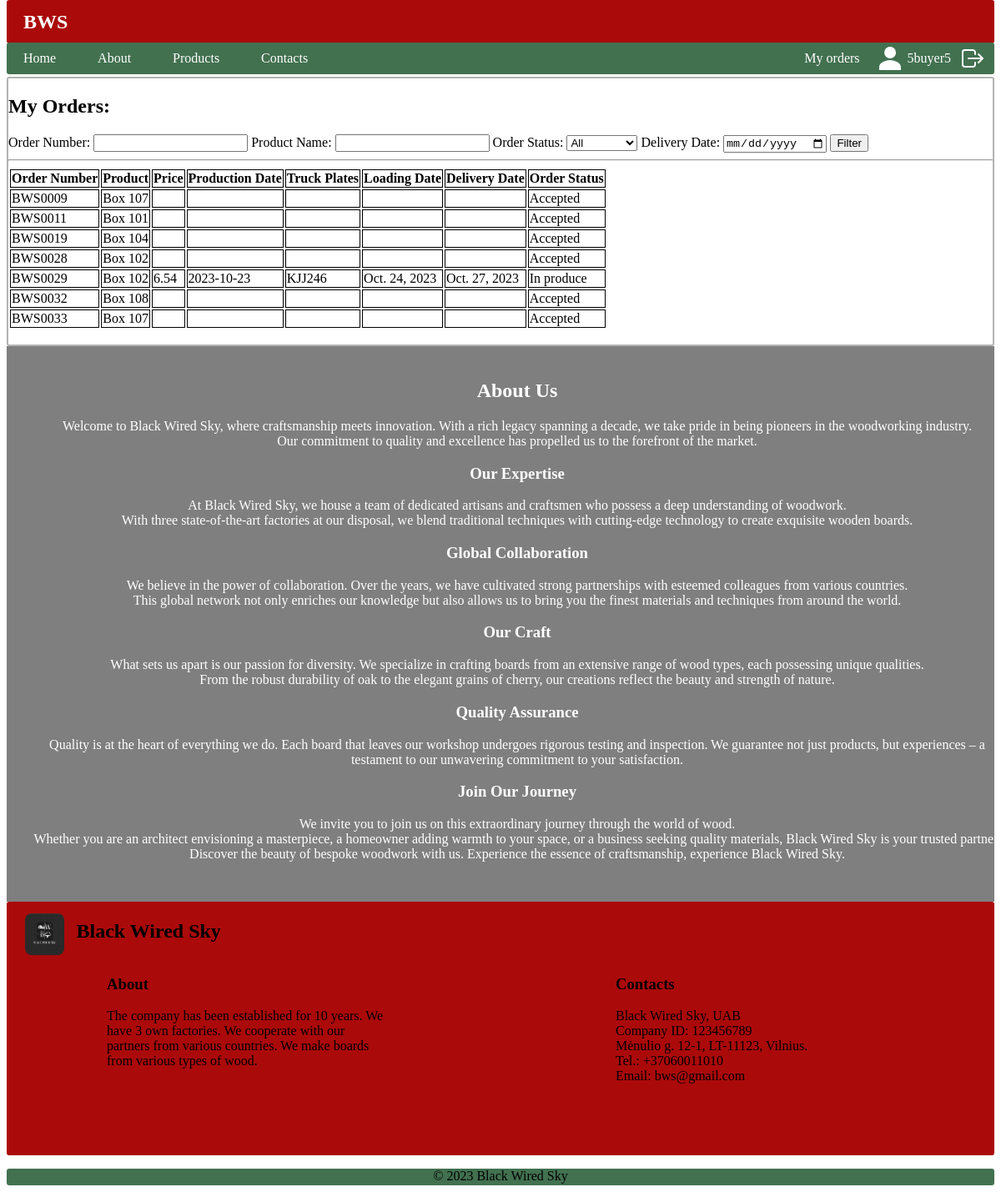
Page /bws/user_orders/ (signed in) on the committed database.
### bws/models.py (models this page shows, shortened)
class Order(models.Model):
    order_nr = models.CharField(verbose_name='Order Number', max_length=20, unique=True, blank=True, editable=False)
    creating_date = models.DateTimeField(verbose_name='Create Date', default=timezone.now, editable=False)
    buyer_info = models.ForeignKey(to='BuyerOrder', verbose_name='Buyer', on_delete=models.CASCADE, null=True, blank=True)
    seller_info = models.ForeignKey(to='SellerOrder', verbose_name='Seller', on_delete=models.CASCADE, null=True, blank=True)
    price = models.CharField(verbose_name='Price', max_length=10, blank=True, editable=False)
    production_date = models.CharField(verbose_name='Production Date', max_length=10, blank=True, editable=False)
    transport = models.ForeignKey(to='TransportCompany', verbose_name='Transport Information', on_delete=models.CASCADE, null=True, blank=True, related_name='orders_as_transport')
    transport_plates = models.ForeignKey(to='Transport', verbose_name='Truck Plates', on_delete=models.CASCADE, null=True, blank=True, related_name='orders_as_plates')
    transport_load_date = models.ForeignKey(to='Transport', verbose_name='Transport Loading Date', on_delete=models.CASCADE, null=True, blank=True, related_name='orders_as_load_date')
    transport_unload_date = models.ForeignKey(to='Transport', verbose_name='Transport Unloading Date', on_delete=models.CASCADE, null=True, blank=True, related_name='orders_as_unload_date')
    user_client = models.ForeignKey(User, on_delete=models.CASCADE, null=True, blank=True)
    ORDER_STATUS = (
        ('a', 'Accepted'),
        ('p', 'In produce'),
        ('l', 'Loaded'),
        ('y', 'Delivered'),
        ('d', 'Declined'),
    )
    order_status = models.CharField(verbose_name='Status', choices=ORDER_STATUS, max_length=20, blank=True, editable=False)
    EXPORT_FORMAT_CHOICES = (
        ('csv', 'CSV'),
    )
    export_format = models.CharField(verbose_name='Export Format', choices=EXPORT_FORMAT_CHOICES, max_length=10, default=None, blank=True, null=True)
    class Meta:
        verbose_name = 'Order'
        verbose_name_plural = 'Orders'

class BuyerOrder(models.Model):
    order_nr = models.CharField(verbose_name='Order Number', max_length=10, unique=True, blank=True)
    buyer = models.ForeignKey(to='Buyer', verbose_name='Buyer', on_delete=models.SET_NULL, null=True, blank=True)
    product = models.ForeignKey(to='Product',verbose_name='Product',  on_delete=models.SET_NULL, null=True, blank=True)
    buyer_price = models.DecimalField(verbose_name='Buyer Price', max_digits=10, decimal_places=2, default=0.0)
    delivery_date_from = models.DateField(verbose_name='Delivery Date From', default=timezone.now)
    delivery_date_to = models.DateField(verbose_name='Delivery Date To', default=timezone.now)
    ORDER_STATUS = (
        ('a', 'Accepted'),
        ('d', 'Declined'),
    )
    status = models.CharField(verbose_name='Order Status', choices=ORDER_STATUS, default='a', max_length=1, blank=True)
    MAIL_STATUS = (
        ('n', 'Not Sent'),
        ('s', 'Sent Out'),
    )
    mail = models.CharField(verbose_name='Send Mail', choices=MAIL_STATUS, default='n', max_length=1, blank=True)
    class Meta:
        verbose_name = 'BuyerOrder'
        verbose_name_plural = 'BuyerOrders'

class Product(models.Model):
    name = models.CharField(verbose_name='Name', max_length=200, unique=True)
    width = models.IntegerField(verbose_name='Width(mm)', default=0)
    length = models.IntegerField(verbose_name='Length(mm)', default=0)
    height = models.IntegerField(verbose_name='Height(mm)', default=0)
    thickness = models.IntegerField(verbose_name='Thickness(mm)', default=0)
    trailer = models.ForeignKey(to=Trailer, verbose_name='Trailer', on_delete=models.SET_NULL, null=True, blank=True)
    product_image = models.ImageField(verbose_name='Product Image', upload_to='products', null=True, blank=True)
    def __str__(self):
        return self.name
    class Meta:
        verbose_name = 'Product'
        verbose_name_plural = 'Products'

class Transport(models.Model):
    seller_order = models.OneToOneField(to='SellerOrder', on_delete=models.SET_NULL, null=True, blank=True)
    transport_company = models.ForeignKey(to='TransportCompany', verbose_name='Transport Company', on_delete=models.CASCADE, null=True, blank=True)
    trailer = models.ForeignKey(to='Trailer', verbose_name='Trailer', on_delete=models.SET_NULL, null=True, blank=True)
    truck_plates = models.CharField(verbose_name='Truck Plates', max_length=20, unique=True, blank=True)
    loading_date = models.DateField(verbose_name='Loading Date', default=timezone.now)
    unloading_date = models.DateField(verbose_name='Unloading Date', default=timezone.now)
    info = models.TextField(verbose_name='Additional Information', max_length=2000, default='Transport Additional Information')
    ORDER_STATUS = (
        ('p', 'In produce'),
        ('l', 'Loaded'),
        ('y', 'Delivered'),
        ('d', 'Declined'),
    )
    status = models.CharField(verbose_name='Status', choices=ORDER_STATUS, max_length=1, default='p', blank=True, editable=True)
    MAIL_STATUS = (
        ('n', 'Not Sent'),
        ('s', 'Sent Out'),
    )
    mail = models.CharField(verbose_name='Send Mail', choices=MAIL_STATUS, default='n', max_length=1, blank=True)
    class Meta:
        verbose_name = 'Transport'
        verbose_name_plural = 'Transports'

### bws/views.py (the view)
# urls.py: path('user_orders/', views.UserOrdersListView.as_view(), name='user_orders'),
class UserOrdersListView(LoginRequiredMixin, generic.ListView):
    model = Order
    template_name = 'user_orders.html'
    context_object_name = 'user_orders'
    def get_queryset(self):
        queryset = Order.objects.filter(user_client=self.request.user)
        order_number = self.request.GET.get('order_number')
        order_status = self.request.GET.get('order_status')
        delivery_date = self.request.GET.get('delivery_date')
        product_name = self.request.GET.get('product_name')
        if order_number:
            queryset = queryset.filter(order_nr__icontains=order_number)
        if order_status:
            queryset = queryset.filter(order_status=order_status)
        if delivery_date:
            queryset = queryset.filter(transport_unload_date__unloading_date=delivery_date)
        if product_name:
            queryset = queryset.filter(buyer_info__product__name__icontains=product_name)
        return queryset

### bws/templates/user_orders.html (shortened to what this page needs)
{% extends 'base.html' %}
{% load static %}
{% block 'content' %}
<div class="content">
    <h2>My Orders:</h2>
    <form method="get" action="{% url 'user_orders' %}">
        <label for="order_number">Order Number:</label>
        <input type="text" id="order_number" name="order_number" value="{{ request.GET.order_number }}">
        <label for="product_name">Product Name:</label>
        <input type="text" id="product_name" name="product_name" value="{{ request.GET.product_name }}">
        <label for="order_status">Order Status:</label>
        <select id="order_status" name="order_status">
            <option value="">All</option>
        </select>
        <label for="delivery_date">Delivery Date:</label>
        <input type="date" id="delivery_date" name="delivery_date" value="{{ request.GET.delivery_date }}">
        <button type="submit">Filter</button>
    </form>
    <hr>
    <table>
        <tr>
            <th>Order Number</th>
            <th>Product</th>
            <th>Price</th>
            <th>Production Date</th>
            <th>Truck Plates</th>
            <th>Loading Date</th>
            <th>Delivery Date</th>
            <th>Order Status</th>
        </tr>
        {% for order in user_orders %}
        <tr>
            <td>{{ order.order_nr }}</td>
            <td>{{ order.buyer_info.product }}</td>
            {% if order.price %}
            <td>{{ order.price }}</td>
            {% else %}
            <td></td>
            {% endif %}
            <td>{{ order.production_date }}</td>
            <td>{{ order.transport_plates.truck_plates }}</td>
            <td>{{ order.transport_load_date.loading_date }}</td>
            <td>{{ order.transport_unload_date.unloading_date }}</td>
            <td>{{ order.get_order_status_display }}</td>
        </tr>
        {% empty %}
        <tr>
            <td colspan="7">No orders found.</td>
        </tr>
        {% endfor %}
    </table>
    <br>
</div>
{% endblock %}

### bws/templates/base.html (shortened to what this page needs)
<!DOCTYPE html>
{% load static %}
<html lang="en" xmlns="http://www.w3.org/1999/html">
<head>
  <link rel="stylesheet" type="text/css" href="{% static 'css/style.css' %}">
</head>
<body>
  <div class="upper-panel">
    <div class="logo">BWS</div>
  </div>
  <div class="menu-bar">
    <div class="menu-items">
      <a href="{% url 'index' %}" class="menu-item">Home</a>
      <a href="#content3" class="menu-item">About</a>
      <a href="{% url 'products' %}" class="menu-item">Products</a>
      <a href="#footer" class="menu-item">Contacts</a>
    </div>
    <div class="menu-user-items">
      {% if user.is_authenticated %}
      <a href="{% url 'user_orders' %}" class="menu-user-item">My orders</a>
      <a href="{% url 'profile' %}" class="menu-user-icon">
        <svg width="32" height="32" fill="currentColor" viewBox="0 0 24 24" xmlns="http://www.w3.org/2000/svg">
        <path d="M12 12a5.25 5.25 0 1 0 0-10.499A5.25 5.25 0 0 0 12 12Zm0 1.5c-3.254 0-9.75 2.01-9.75 6v3h19.5v-3c0-3.99-6.496-6-9.75-6Z"></path>
        </svg>
        <span>{{ user.username }}</span>
      </a>
      <a href="{% url 'logout' %}" class="menu-user-logout">
      </a>
      {% endif %}
    </div>
  </div>
    {% block 'content' %}{% endblock %}
<div class="content3" id="content3">
  <div class="video-container">
    <video autoplay muted loop id="background-video">
      <source src="{% static 'factory.mp4' %}" type="video/mp4">
    </video>
    <div class="overlay">
      <div class="content-info">
        <div class="credits">
          <h2>About Us</h2>
          <p>Welcome to Black Wired Sky, where craftsmanship meets innovation. With a rich legacy spanning a decade, we take pride in being pioneers in the woodworking industry. <br> Our commitment to quality and excellence has propelled us to the forefront of the market.</p>
          <h3>Our Expertise</h3>
          <p>At Black Wired Sky, we house a team of dedicated artisans and craftsmen who possess a deep understanding of woodwork. <br> With three state-of-the-art factories at our disposal, we blend traditional techniques with cutting-edge technology to create exquisite wooden boards.</p>
          <h3>Global Collaboration</h3>
          <p>We believe in the power of collaboration. Over the years, we have cultivated strong partnerships with esteemed colleagues from various countries. <br> This global network not only enriches our knowledge but also allows us to bring you the finest materials and techniques from around the world.</p>
          <h3>Our Craft</h3>
          <p>What sets us apart is our passion for diversity. We specialize in crafting boards from an extensive range of wood types, each possessing unique qualities. <br> From the robust durability of oak to the elegant grains of cherry, our creations reflect the beauty and strength of nature.</p>
          <h3>Quality Assurance</h3>
          <p>Quality is at the heart of everything we do. Each board that leaves our workshop undergoes rigorous testing and inspection. We guarantee not just products, but experiences – a testament to our unwavering commitment to your satisfaction.</p>
          <h3>Join Our Journey</h3>
          <p>We invite you to join us on this extraordinary journey through the world of wood. <br> Whether you are an architect envisioning a masterpiece, a homeowner adding warmth to your space, or a business seeking quality materials, Black Wired Sky is your trusted partner. <br> Discover the beauty of bespoke woodwork with us. Experience the essence of craftsmanship, experience Black Wired Sky.</p>
        </div>
      </div>
    </div>
  </div>
</div>
<footer>
  <div class="footer" id="footer">
    <div class="footer-logo">
      <a href="#" class="no-link-style">
        <img src="{% static 'images/logo.png' %}">
        <h2>Black Wired Sky</h2>
      </a>
    </div>
    <div class="footer-general">
      <div class="footer-about">
        <h3>About</h3>
        <p>The company has been established for 10 years. We have 3 own factories. We cooperate with our partners from various countries. We make boards from various types of wood.</p>
      </div>
      <div class="footer-Contacts">
        <h3>Contacts</h3>
          <p>Black Wired Sky, UAB<br>Company ID: 123456789<br>Mėnulio g. 12-1, LT-11123, Vilnius.<br>Tel.: +37060011010<br>Email: bws@gmail.com</p>
      </div>
    </div>
  </div>
  <div class="footer-info">
    <p>© 2023 Black Wired Sky</p>
  </div>
</footer>
</body>
</html>

### bws/static/css/style.css (style rules this page uses)
.upper-panel { display: flex; justify-content: space-between; align-items: center; background-color: #ab0a0a; color: #fff; padding: 10px 20px; border-radius: 3px; position: fixed; top: 0px; left: 8px; right: 8px; }
.logo { font-size: 24px; font-weight: bold; }
.menu-bar { background-color: #427150; display: flex; justify-content: space-between; align-items: center; border-radius: 3px; position: fixed; top: 51px; left: 8px; right: 8px; }
.menu-items { display: flex; align-items: center; }
.menu-item { padding: 10px 20px; color: #fff; text-decoration: none; transition: background-color 0.3s; margin-right: 10px; }
.menu-user-icon { color: #fff; margin-right: 10px; text-decoration: none; display: flex; align-items: center; }
.menu-user-icon svg { margin-right: 5px; }
.menu-user-logout { color: #fff; margin-right: 10px; text-decoration: none; display: flex; align-items: center; }
.menu-user-items { display: flex; }
.menu-user-item { padding: 10px 20px; color: #fff; text-decoration: none; transition: background-color 0.3s margin-right: 10px; }
.content { border: 2px solid #B3B3B3; border-radius: 3px; margin-top: 92px; }
.logo { font-size: 24px; font-weight: bold; animation: logoAnimation 5s linear infinite; }
.footer { border: 2px solid #ab0a0a; border-radius: 3px; background-color: #ab0a0a; height: 300px; }
.footer-logo { display: inline-block; margin-left: 20px; }
.footer-logo img { width: 20%; height: 50px; vertical-align: middle; border-radius: 8px; }
.footer-logo h2 { display: inline-block; margin-left: 10px; }
.footer-general { display: flex; justify-content: space-between; }
.footer-about, .footer-Contacts { flex: 0 0 calc(50% - 20px); padding: 0 10%; box-sizing: border-box; }
.table, th, td { border: 1px solid #000; }
.footer-info { margin-top: 0; background-color: #427150; border-radius: 3px; height: 20px; width: auto; text-align: center; }
.content3 { position: relative; }
.video-container { position: relative; width: 100%; height: 0; padding-bottom: 56.25%; }
#background-video { position: absolute; top: 0; left: 0; width: 100%; height: 100%; object-fit: cover; z-index: -1; }
.overlay { position: absolute; top: 0; left: 0; width: 100%; height: 100%; background-color: rgba(0, 0, 0, 0.5); z-index: 1; overflow: hidden; }
.content-info { position: absolute; top: 0; left: 0; width: 100%; padding: 20px; color: white; text-align: center; z-index: 2; }
.credits { animation: creditsScroll 50s linear infinite; }
a.no-link-style { text-decoration: none; color: inherit; cursor: pointer; }

### rows in the picture
Order: order_nr "BWS0009", buyer_info.product "Box 107", order_status "Accepted"
Order: order_nr "BWS0011", buyer_info.product "Box 101", order_status "Accepted"
Order: order_nr "BWS0019", buyer_info.product "Box 104", order_status "Accepted"
Order: order_nr "BWS0028", buyer_info.product "Box 102", order_status "Accepted"
Order: order_nr "BWS0029", buyer_info.product "Box 102", price "6.54", production_date "2023-10-23", transport_plates.truck_plates "KJJ246", transport_load_date.loading_date "Oct. 24, 2023", transport_unload_date.unloading_date "Oct. 27, 2023", order_status "In produce"
Order: order_nr "BWS0032", buyer_info.product "Box 108", order_status "Accepted"
Order: order_nr "BWS0033", buyer_info.product "Box 107", order_status "Accepted"

### other values in the picture
{{ user.username }} "5buyer5"
